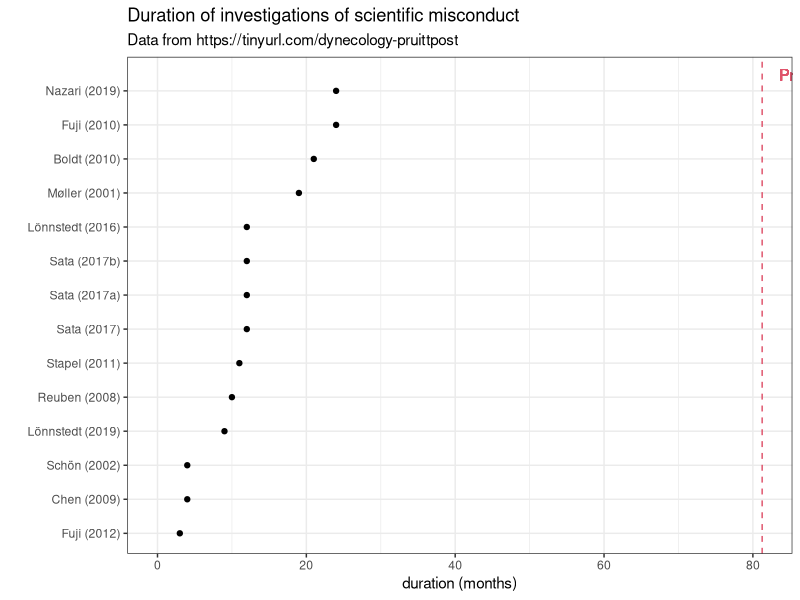
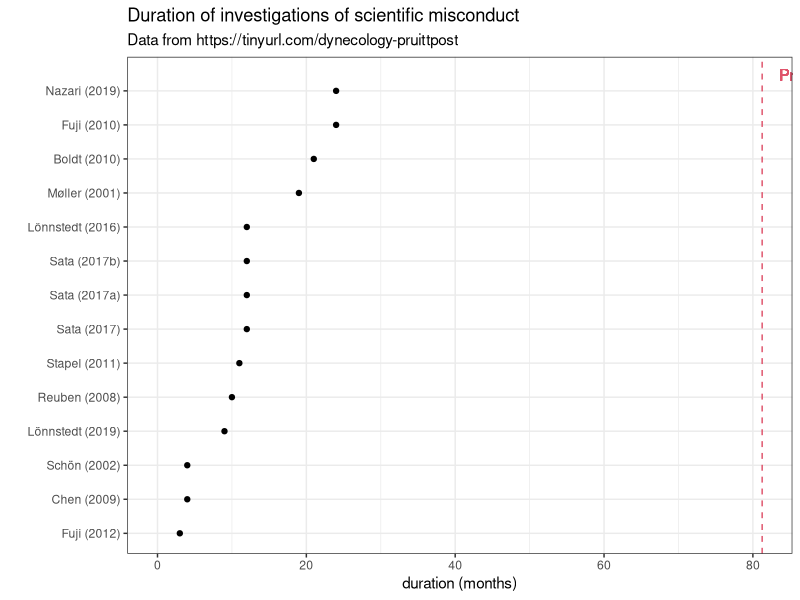
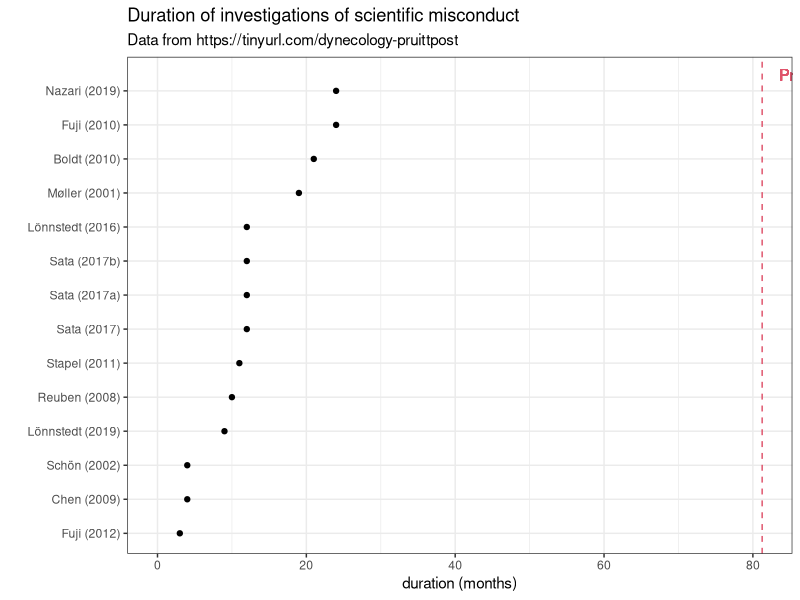

The R script that drew these images, in order:
#https://dynamicecology.wordpress.com/2021/03/15/how-long-do-institutional-investigations-into-accusations-of-serious-scientific-misconduct-typically-take-heres-some-data/
## https://secretariat.mcmaster.ca/app/uploads/Research-Integrity-Policy.pdf
## https://www-nature-com.libaccess.lib.mcmaster.ca/articles/d41586-020-00287-y

library(tidyverse)
dd <- read.table(header=TRUE, text="
subject duration year
Fuji 24 2010
Fuji 3 2012
Boldt 21 2010
Sata 12 2017
Sata 12 2017
Sata 12 2017
Nazari 24 2019
Stapel 11 2011
Chen 4 2009
Reuben 10 2008
Schön 4 2002
Lönnstedt 12 2016
Lönnstedt 9 2019
Møller 19 2001
")

labs <- c("", letters)
library(ggplot2); theme_set(theme_bw())
dd2 <- (dd
  %>% group_by(subject, year)
  %>% mutate(fyear=paste0(year,labs[1:n()]),
             label = factor(sprintf("%s (%s)", subject, fyear)))
  %>% mutate(across(label, ~forcats::fct_reorder(., duration)))
)
## why is this necessary?

dd2$label <- factor(dd2$label, levels=dd2$label[order(dd2$duration)])

pdur <- as.numeric(Sys.Date() - as.Date("2020-02-05"))/30.5
ggplot(dd2, aes(x=duration, y=label)) + geom_point() +
    geom_vline(xintercept=pdur,col=2,lty=2) +
    expand_limits(x=c(0,50), y = 15) +
    geom_text(y=Inf, x=pdur, hjust=-0.2,  vjust=2, col=2, label="Pruitt (2020)") +
    labs(y="", x="duration (months)", title = "Duration of investigations of scientific misconduct",
         subtitle = "Data from https://tinyurl.com/dynecology-pruittpost")
ggsave("pruitt.png")

ggsave("pruitt.pdf")

## alt text
"Duration of investigations of scientific misconduct, data from https://tinyurl.com/dynecology-pruittpost. Fuji (2021) is minimum at 4 months or so, Pruitt is max at 39 months (next longest are Nazari 2019 and Fuji 2010 at 24 months)
"

